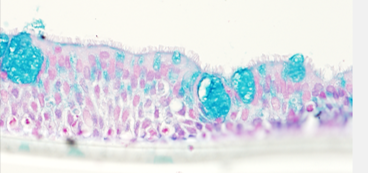
#> input picture misc/examples/histological_section/1.tif, 368 x 173 px
$ python -i image_processing.py   (imports and definitions only)
#> lines starting #> are read from the running program, lines starting #| are printed output that depends on the picture; after the words box and inside, x2 and y2 are one past the last pixel; in counts of white or black regions, pixels touching at a corner belong together
from enum import Enum
from typing import Any

import cv2
import numpy as np
import numpy.typing as npt
from scipy.signal import find_peaks
from scipy.spatial import KDTree

MAX_PX_VAL = 255
KSIZE = 5
BLOCKSIZE = 11
C = 2
DP = 1


class ImageChannel(Enum):
    """Get_channel flags.

    BLUE: If set, extracts the blue channel.
    GREEN: If set, extracts the green channel.
    RED: If set, extracts the red channel.
    """

    BLUE = 1
    GREEN = 2
    RED = 3


# [384 lines left out: functions segment_image, scale_bgr_values, remove_isolated_segmented_objects, bound_foreground, bounded_foreground_polyline, smooth_foreground_bounds and 7 more, not called in this run]


def detect_circular_objects(
    img: npt.NDArray[np.uint8],
    min_dist: int = 12,
    alpha: int = 10,
    beta: int = 14,
    min_radius: int = 5,
    max_radius: int = 15,
    min_obj_area: int = 20,
    bgd_px_thresh: int = 20,
) -> list[npt.NDArray[Any]]:
    """Detects circular objects in an image.

    Args:
        img: A greyscale image.
        min_dist: The minimum distance between the centers of the circular
            objects in pixels.
        alpha: A parameter that can be fine tuned for circular object
            detection performance. It may be decreased to detect more objects.
        beta: A parameter that can be fine tuned for circular object
            detection performance. The smaller it is, the more false objects
            may be detected.
        min_radius: The minimum radii of circular objects in pixels.
        max_radius: The maximum radii of circular objects in pixels.
        min_obj_area: The minimum area of circular objects.
        bgd_px_thresh: The maximum value of background pixels in the image.

    Returns:
        A sequence of coordinates for circular objects detected in the image.
    """
    img = cv2.medianBlur(img, KSIZE)
    circles = cv2.HoughCircles(img, cv2.HOUGH_GRADIENT, DP, min_dist,
                               param1=alpha, param2=beta, minRadius=min_radius,
                               maxRadius=max_radius)
    objs = []
    if circles is not None:
        circles = np.uint16(np.around(circles))
        for c in circles[0, :]:
            mask = np.ones(img.shape)
            cv2.circle(mask, (c[0], c[1]), c[2], 0, cv2.FILLED)
            mask = mask.astype(bool)
            roi = img.copy()
            roi[mask] = 0
            roi[roi > bgd_px_thresh] = 255
            roi[roi <= bgd_px_thresh] = 0
            cts, _ = cv2.findContours(roi.astype(np.uint8), cv2.RETR_LIST,
                                      cv2.CHAIN_APPROX_NONE)
            objs += [ct for ct in cts if cv2.contourArea(ct) > min_obj_area]

    return objs


# [91 lines left out: functions centre_coordinates, subimage_coordinates, largest_objects, not called in this run]

>>> import cv2
>>> picture = cv2.imread('../../misc/examples/histological_section/1.tif', cv2.IMREAD_GRAYSCALE)
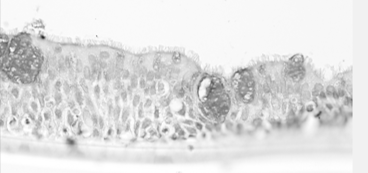
#> picture: shape (173, 368); min 42, max 255, mean 224
>>> result = detect_circular_objects(picture)
#> in detect_circular_objects, `circles = cv2.HoughCircles(img, cv2.HOUGH_GRADIENT, DP, min_dist, para..`: circles = 63 rows, first 8: [297.5, 73.5, 14.4], [29.5, 59.5, 14.4], [30.5, 107.5, 14.4], [212.5, 86.5, 14.4], [152.5, 127.5, 14.4], [101.5, 91.5, 13.2], [102.5, 57.5, 14.4], [303.5, 107.5, 14.4]
#> in detect_circular_objects, `circles = np.uint16(np.around(circles))`: circles = 63 rows, first 8: [298, 74, 14], [30, 60, 14], [30, 108, 14], [212, 86, 14], [152, 128, 14], [102, 92, 13], [102, 58, 14], [304, 108, 14]
#> the loop in detect_circular_objects, `for c in circles[0, :]:` made 63 passes
#> c on passes 1 to 12: [298, 74, 14], [30, 60, 14], [30, 108, 14], [212, 86, 14], [152, 128, 14], [102, 92, 13], [102, 58, 14], [304, 108, 14], [222, 130, 13], [144, 82, 14], [152, 66, 14], [326, 108, 14]
#> pass 1, in detect_circular_objects, `mask = mask.astype(bool)`:
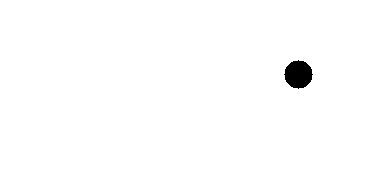
#> mask: shape (173, 368) bool; 99% white; 1 black region, box (x1, y1, x2, y2) and area: (284, 60, 313, 89) 613
#> pass 2, in detect_circular_objects, `mask = mask.astype(bool)`:
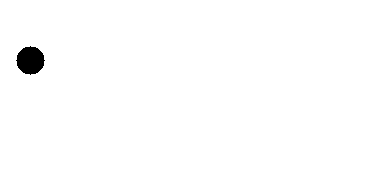
#> mask: shape (173, 368) bool; 99% white; 1 black region, box (x1, y1, x2, y2) and area: (16, 46, 45, 75) 613
#> pass 3, in detect_circular_objects, `mask = mask.astype(bool)`:
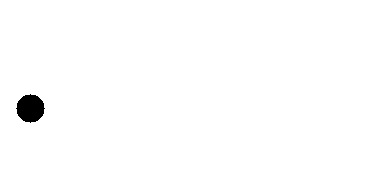
#> mask: shape (173, 368) bool; 99% white; 1 black region, box (x1, y1, x2, y2) and area: (16, 94, 45, 123) 613
#> after the loop in detect_circular_objects, `for c in circles[0, :]:`:
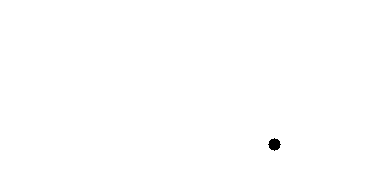
#> mask: shape (173, 368) bool; 99.8% white; 1 black region, box (x1, y1, x2, y2) and area: (268, 138, 281, 151) 113
#> after the loop in detect_circular_objects, `for c in circles[0, :]:`: roi: shape (173, 368); 0.18% white; 1 white region
#> after the loop in detect_circular_objects, `for c in circles[0, :]:`: objs = 63 contours; largest, box (x1, y1, x2, y2) and area: (284, 60, 313, 89) 574, (16, 46, 45, 75) 574, (16, 94, 45, 123) 574, (198, 72, 227, 101) 574, (138, 114, 167, 143) 574
#> result has the same summary as objs in detect_circular_objects
